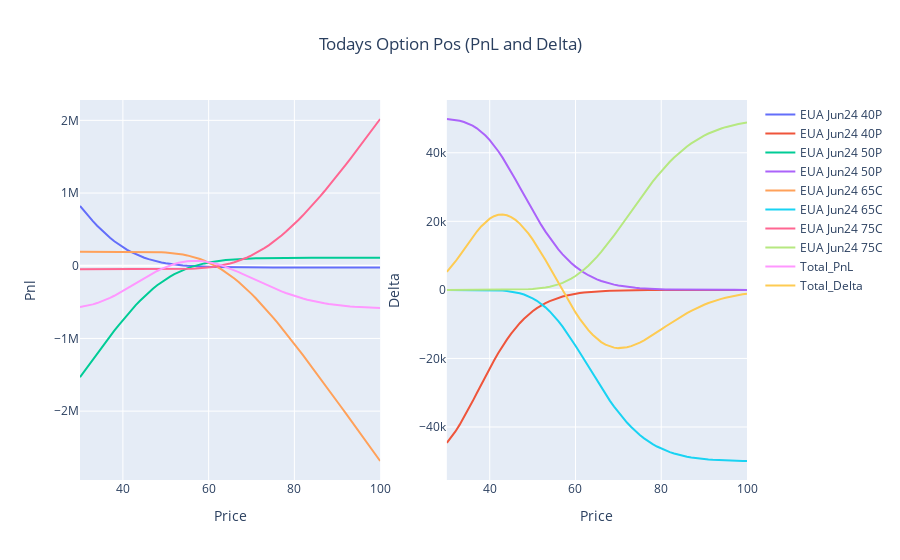

Write notebook code for a chart like this one.
### Markdown cell above
## End of Month

### Code cell
pnl_delta_plot(end_of_month)
